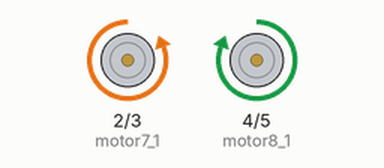
Bench run of a sketch on a simulated Arduino Uno, built with avr-gcc and run on an emulated ATmega328P. On the bench: motor-driver pin pairs drawn as motors (green arrow = first pin HIGH = forward, orange = second pin HIGH = backward, longer = more drive). What the sketch prints to the serial monitor is not drawn.

Above: at 0.1 s.
Timing chart, 0 to 1.6 s (numbered marks = the images above):
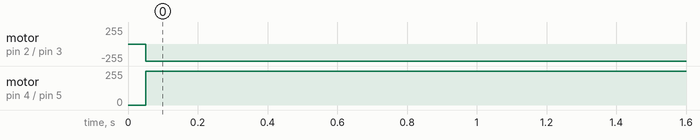

Measured:
- by itself, motor on pin 2 (motor7_1) / pin 3 (motor7_2): stopped → backward 255/255 at 0.05 s
- by itself, motor on pin 4 (motor8_1) / pin 5 (motor8_2): stopped → forward 255/255 at 0.05 s

The sketch:

Car_Part.ino
```cpp
/*
1- data ------>13
2-command ------>12
3-vibration
4-gnd
5-3.3v
6-attention ------>A0
7-clock ------>8
8-desconsolad
9-acknokelage
*/

#include <PS2X_lib.h>
PS2X ps2x;
int error = 0;
byte vaibrate = 0;
//int led_count=0;

#define motor7_1 2  //  car right
#define motor7_2 3  // car right

#define motor8_1 4  // car left
#define motor8_2 5  // car left

//#define pin1_speed 5
//#define pin1_speed 6


//functions
void backward_car(){
 	digitalWrite(motor7_1, LOW);  // right motor
	digitalWrite(motor7_2, HIGH);   // right motor
  	digitalWrite(motor8_1, HIGH);  // left motor
  	digitalWrite(motor8_2, LOW);  // left motor
}

void forward_car(){
  	digitalWrite(motor7_1, HIGH);   // right motor
  	digitalWrite(motor7_2, LOW);    // right motor
 	digitalWrite(motor8_1, LOW);
  	digitalWrite(motor8_2, HIGH);
}
void stop_car(){
  	digitalWrite(motor7_1, LOW);  // right motor
  	digitalWrite(motor7_2, LOW);   // right motor
  	digitalWrite(motor8_1, LOW);  // left motor
  	digitalWrite(motor8_2, LOW);  // left motor
}

void Right_car(){
  	digitalWrite(motor7_1, LOW);  // right motor
  	digitalWrite(motor7_2, HIGH);  // right motor
  	digitalWrite(motor8_1, LOW);  // left motor
  	digitalWrite(motor8_2, HIGH);  // left motor
}

void Left_car(){
  	digitalWrite(motor7_1, HIGH);   // right motor
  	digitalWrite(motor7_2, LOW);    // right motor
  	digitalWrite(motor8_1, HIGH);  // left motor
  	digitalWrite(motor8_2, LOW);  // left motor
}


void setup() {
    	Serial.begin(9600);

    	error=ps2x.config_gamepad(8,12,A0,13,true,true);  //(clock,command,attention,data)
    	if (error == 0){
      		Serial.println("configration done!!");
    	}
   	else{
     		Serial.println("error");
    	}

	pinMode(motor7_1, OUTPUT);
 	pinMode(motor7_2, OUTPUT);
	pinMode(motor8_1, OUTPUT);
  	pinMode(motor8_2, OUTPUT);
}

void loop() {

	ps2x.read_gamepad(false,vaibrate);

  	if(ps2x.Analog(PSS_LX)||ps2x.Analog(PSS_LY)){
    		Serial.print(ps2x.Analog(PSS_LX),DEC);
    		Serial.print(",");
    		Serial.println(ps2x.Analog(PSS_LY),DEC);
    		delay(50);
    		if(ps2x.Analog(PSS_LY)<127){
      			forward_car();
    		}
    		else if(ps2x.Analog(PSS_LY)>127){
      			backward_car();
    		}
    		else if(ps2x.Analog(PSS_LY)==127||ps2x.Analog(PSS_LX)==128){
      			stop_car();
    		}
   		if(ps2x.Analog(PSS_LX)<128){
      			Left_car();
    		}
    		else if(ps2x.Analog(PSS_LX)>128){
      			Right_car();
    		}
  	}
  	delay(30);
}
```
